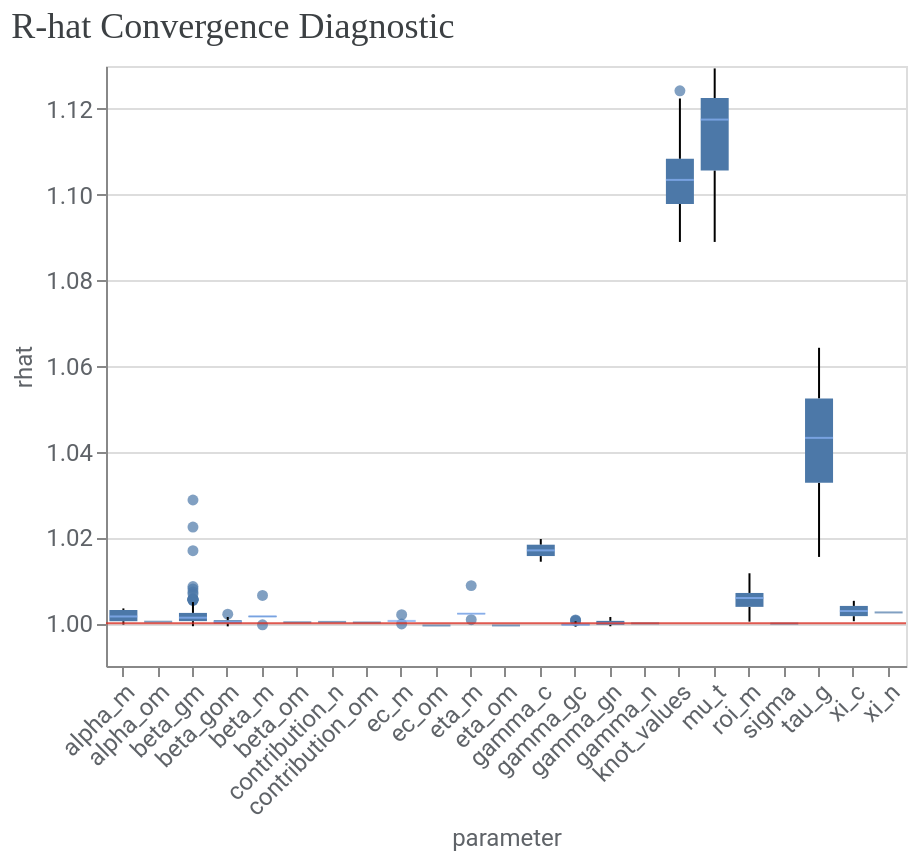

Notebook cell for this chart:
### Markdown cell above
To further assess convergence and model fit, you can use the methods from `visualizer` module.

1\. Assess convergence. Run the following code to generate r-hat statistics. R-hat close to 1.0 indicate convergence. R-hat < 1.2 indicates approximate convergence and is a reasonable threshold for many problems.

### Code cell
model_diagnostics = visualizer.ModelDiagnostics(mmm)
model_diagnostics.plot_rhat_boxplot()

### Figure 1 — Vega-Lite specification as saved in the notebook (floating-point values rounded to 4 significant figures; data arrays with more than 128 entries replaced by an {"elided": "..."} marker saying what was removed)
{"config": {"view": {"continuousWidth": 300, "continuousHeight": 300}, "axis": {"labelColor": "#5F6368", "labelFont": "Roboto", "labelFontSize": 12, "titleColor": "#5F6368", "titleFont": "Roboto", "titleFontSize": 12, "titleFontWeight": "normal"}}, "layer": [{"data": {"name": "data-ee95a6b5812d9b11dd936e16efc75c65"}, "mark": {"type": "boxplot", "median": {"color": "#8AB4F8"}, "outliers": {"filled": true}}, "encoding": {"x": {"axis": {"labelAngle": -45}, "field": "parameter", "type": "nominal"}, "y": {"field": "rhat", "scale": {"zero": false}, "type": "quantitative"}}}, {"data": {"name": "empty"}, "mark": {"type": "rule", "color": "#D93025", "opacity": 0.8}, "encoding": {"y": {"datum": 1}}}], "title": {"text": "R-hat Convergence Diagnostic", "anchor": "start", "color": "#3C4043", "font": "Google Sans Display", "fontSize": 18, "fontWeight": "normal", "offset": 10}, "width": 400, "$schema": "https://vega.github.io/schema/vega-lite/v5.20.1.json", "datasets": {"data-ee95a6b5812d9b11dd936e16efc75c65": {"elided": "657 records"}, "empty": [{}]}}
